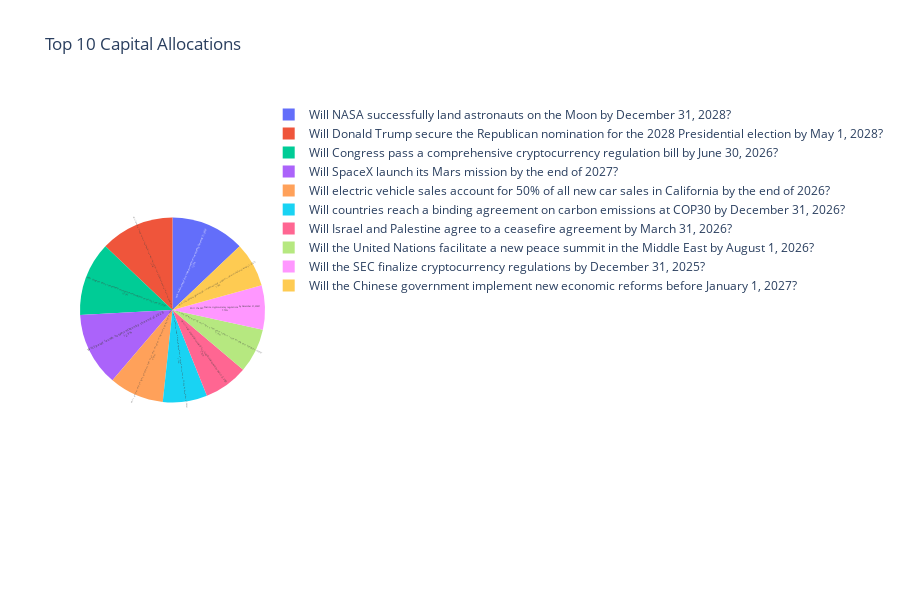

Notebook source saved alongside this figure:
### Markdown cell above
## Analyze Results

### Capital Allocation

### Code cell
if df is not None:
    fig = plot_capital_allocation(df, top_n=10)
    if fig:
        fig.show()

### Figure 1 — Plotly figure (JSON) as saved in the notebook; plotly's stock layout.template omitted (floating-point values rounded to 4 significant figures)
{"data": [{"domain": {"x": [0, 1], "y": [0, 1]}, "hovertemplate": "question=%{label}<br>allocated_capital=%{value}<extra></extra>", "labels": ["Will NASA successfully land astronauts on the Moon by December 31, 2028?", "Will Donald Trump secure the Republican nomination for the 2028 Presidential election by May 1, 2028?", "Will Congress pass a comprehensive cryptocurrency regulation bill by June 30, 2026?", "Will SpaceX launch its Mars mission by the end of 2027?", "Will electric vehicle sales account for 50% of all new car sales in California by the end of 2026?", "Will countries reach a binding agreement on carbon emissions at COP30 by December 31, 2026?", "Will Israel and Palestine agree to a ceasefire agreement by March 31, 2026?", "Will the United Nations facilitate a new peace summit in the Middle East by August 1, 2026?", "Will the SEC finalize cryptocurrency regulations by December 31, 2025?", "Will the Chinese government implement new economic reforms before January 1, 2027?"], "legendgroup": "", "name": "", "showlegend": true, "textinfo": "percent+label", "textposition": "inside", "type": "pie", "values": [2627000.0, 2627000.0, 2627000.0, 2627000.0, 1944000.0, 1576000.0, 1576000.0, 1576000.0, 1576000.0, 1576000.0]}], "layout": {"height": 600, "legend": {"tracegroupgap": 0}, "title": {"text": "Top 10 Capital Allocations"}}}
